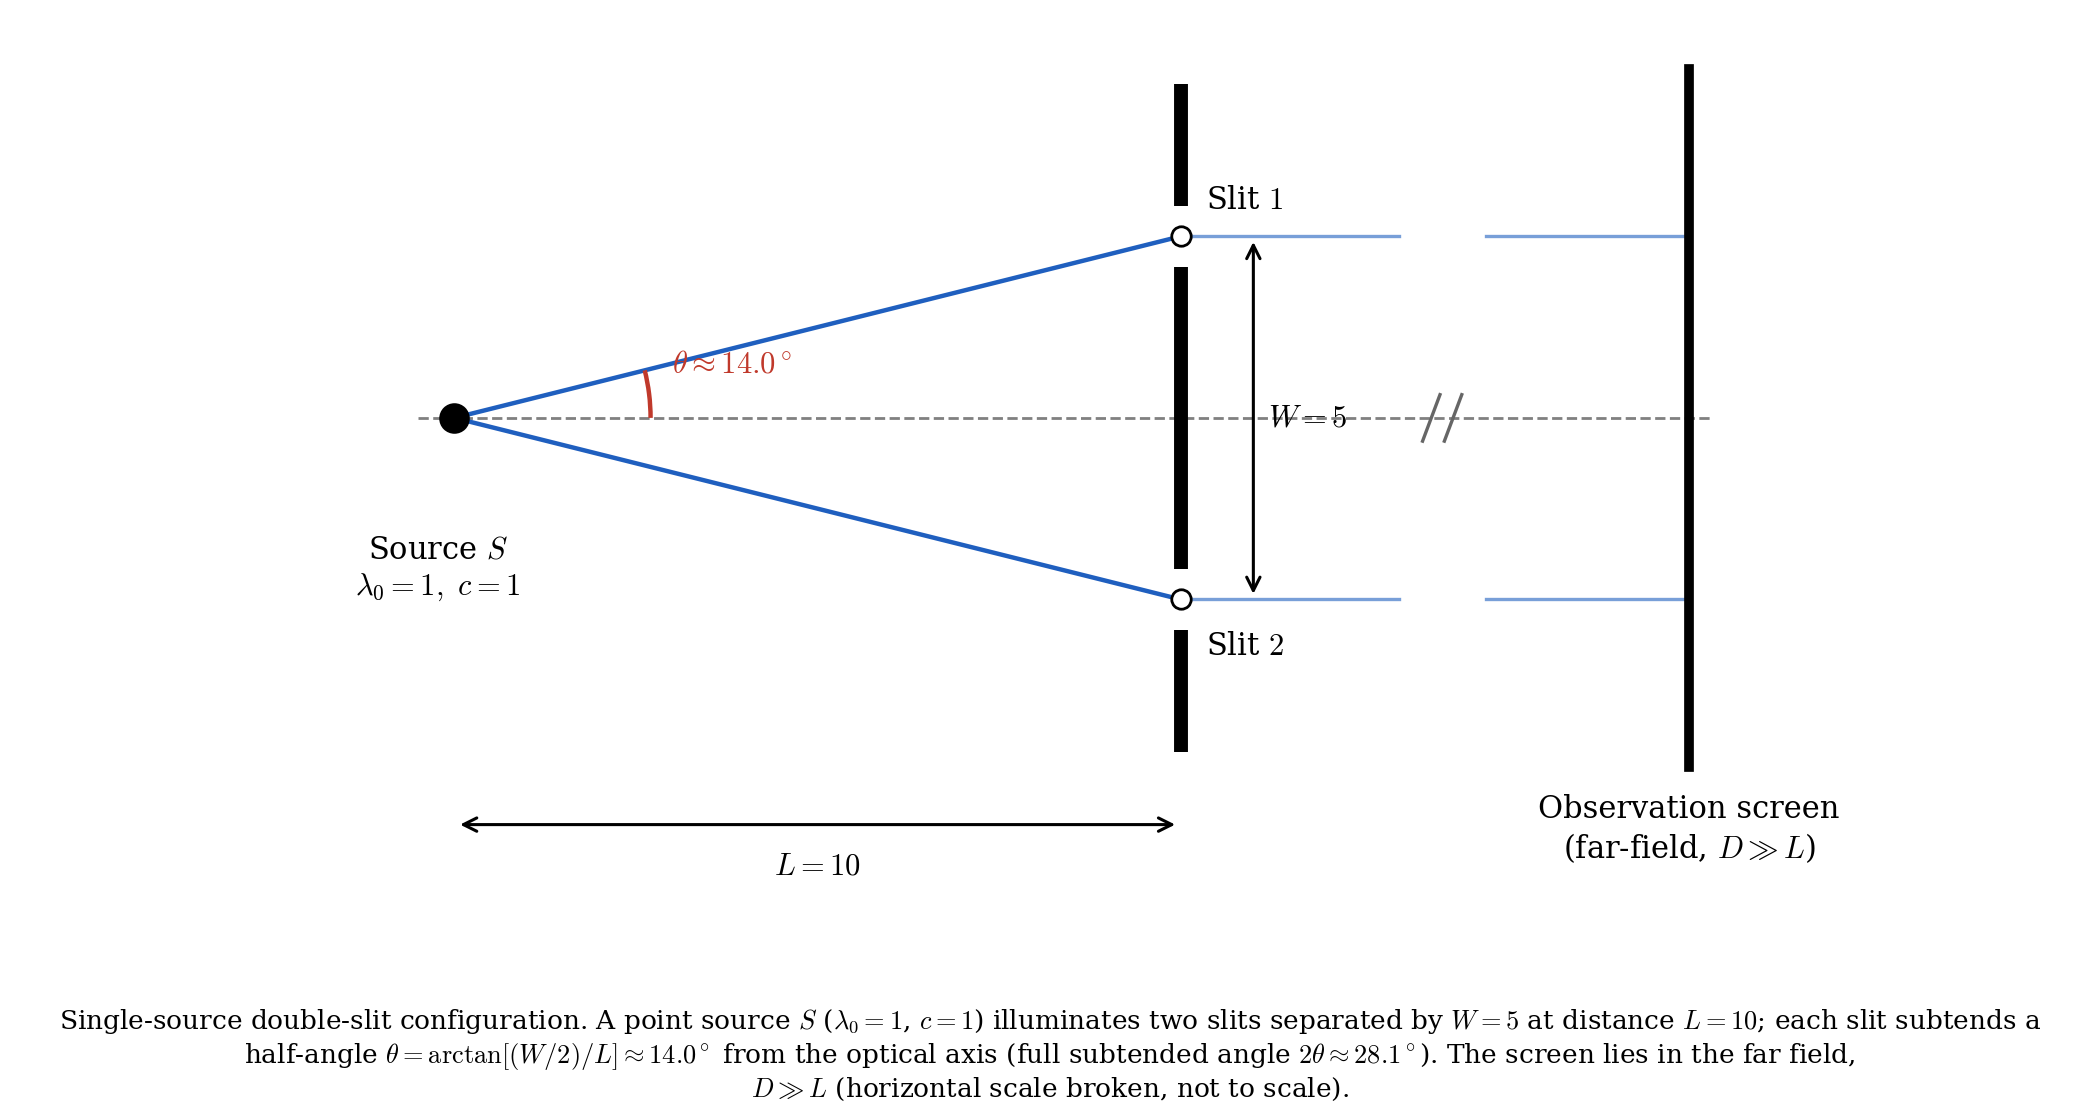

Write Python code to recreate this figure.
#!/usr/bin/env python3
"""
Experimental-setup schematic for the single-source double-slit configuration.

Conditions:
    Source     : single point source, wavelength lambda_0 = 1, speed c = 1
    Source->slit plane distance  L = 10
    Slit separation              W = 5   (slits at y = +/- W/2 = +/- 2.5)
    Half-angle (axis to one slit): theta = arctan((W/2)/L) ~ 14.0 deg
    Slit->screen distance        D >> L  (far-field / Fraunhofer)

Outputs: fig_setup_double_slit.png, fig_setup_double_slit.svg
"""

import os
import numpy as np
import matplotlib
matplotlib.use("Agg")
import matplotlib.pyplot as plt
from matplotlib.patches import Arc

plt.rcParams.update({
    "font.family": "serif",
    "font.size": 12,
    "mathtext.fontset": "cm",
    "axes.linewidth": 0.0,
})

# --- geometry -------------------------------------------------------------
L = 10.0                       # source -> slit plane
W = 5.0                        # slit separation
sy = W / 2.0                   # slit offset = 2.5
theta = np.degrees(np.arctan2(sy, L))   # half-angle ~ 14.04 deg
barrier_x = L
screen_x = 17.0                # drawn position (not to scale)

fig, ax = plt.subplots(figsize=(10.5, 5.6))

# optical axis
ax.plot([-0.5, screen_x + 0.3], [0, 0], ls="--", color="0.5", lw=1.0, zorder=1)

# --- source ---------------------------------------------------------------
ax.plot(0, 0, "o", color="black", ms=10, zorder=6)
ax.annotate(r"Source $S$" "\n" r"$\lambda_0 = 1,\ c = 1$",
            (0, 0), textcoords="offset points", xytext=(-6, -42),
            ha="center", va="top", fontsize=11)

# --- rays: source -> slits ------------------------------------------------
ax.plot([0, L], [0, sy], color="#1f5fbf", lw=1.6, zorder=3)
ax.plot([0, L], [0, -sy], color="#1f5fbf", lw=1.6, zorder=3)

# --- half-angle arc at source --------------------------------------------
arc = Arc((0, 0), 5.4, 5.4, angle=0, theta1=0, theta2=theta,
          color="#c0392b", lw=1.6, zorder=4)
ax.add_patch(arc)
ax.annotate(rf"$\theta \approx {theta:.1f}^\circ$",
            (3.0, 0.62), color="#c0392b", fontsize=11)

# --- barrier with two slits ----------------------------------------------
gap = 0.42
for (y0, y1) in [(-4.6, -sy - gap), (-sy + gap, sy - gap), (sy + gap, 4.6)]:
    ax.plot([barrier_x, barrier_x], [y0, y1], color="black", lw=5,
            solid_capstyle="butt", zorder=4)
# slit markers
for s, lab, dy in [(sy, r"Slit $1$", 10), (-sy, r"Slit $2$", -20)]:
    ax.plot(barrier_x, s, "o", mfc="white", mec="black", ms=7, zorder=5)
    ax.annotate(lab, (barrier_x, s), textcoords="offset points",
                xytext=(9, dy), fontsize=11)

# --- rays: slits -> screen (far-field, ~parallel) -------------------------
for s in [sy, -sy]:
    ax.plot([barrier_x, 13.0], [s, s], color="#1f5fbf", lw=1.2, alpha=0.6, zorder=2)
    ax.plot([14.2, screen_x], [s, s], color="#1f5fbf", lw=1.2, alpha=0.6, zorder=2)

# not-to-scale break on the axis (//)
for xb in (13.45, 13.75):
    ax.plot([xb - 0.12, xb + 0.12], [-0.32, 0.32], color="0.4", lw=1.2, zorder=3)

# --- screen ---------------------------------------------------------------
ax.plot([screen_x, screen_x], [-4.8, 4.8], color="black", lw=3.5, zorder=4)
ax.annotate("Observation screen\n" r"(far-field, $D \gg L$)",
            (screen_x, -4.8), textcoords="offset points", xytext=(0, -10),
            ha="center", va="top", fontsize=11)

# --- dimension: L ---------------------------------------------------------
yL = -5.6
ax.annotate("", (0, yL), (L, yL),
            arrowprops=dict(arrowstyle="<->", color="black", lw=1.1))
ax.text(L / 2, yL - 0.35, r"$L = 10$", ha="center", va="top", fontsize=11)

# --- dimension: W ---------------------------------------------------------
xW = barrier_x + 1.0
ax.annotate("", (xW, sy), (xW, -sy),
            arrowprops=dict(arrowstyle="<->", color="black", lw=1.1))
ax.text(xW + 0.2, 0, r"$W = 5$", ha="left", va="center", fontsize=11)

# --- frame ----------------------------------------------------------------
ax.set_xlim(-2.2, screen_x + 1.6)
ax.set_ylim(-7.2, 5.6)
ax.set_aspect("equal")
ax.set_xticks([]); ax.set_yticks([])
for spine in ax.spines.values():
    spine.set_visible(False)

cap = (r"Single-source double-slit configuration. A point source $S$ "
       r"($\lambda_0=1$, $c=1$) illuminates two slits separated by $W=5$ at "
       r"distance $L=10$; each slit subtends a half-angle "
       r"$\theta=\arctan[(W/2)/L]\approx 14.0^\circ$ from the optical axis "
       r"(full subtended angle $2\theta\approx 28.1^\circ$). The screen lies "
       r"in the far field, $D\gg L$ (horizontal scale broken, not to scale).")
fig.text(0.5, 0.015, cap, ha="center", va="bottom", fontsize=9.5, wrap=True)

fig.subplots_adjust(left=0.02, right=0.98, top=0.99, bottom=0.16)

outdir = os.path.dirname(os.path.abspath(__file__))
for ext in ("png", "svg"):
    fig.savefig(os.path.join(outdir, f"fig_setup_double_slit.{ext}"),
                dpi=200)
print("saved fig_setup_double_slit.png / .svg")
